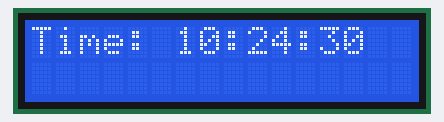
A sketch run on a simulated Arduino Uno, built with avr-gcc and run on an emulated ATmega328P. Shown: 16×2 character LCD. The local clock reads 2024-03-15 10:24:30 at power-on unless the sketch sets it.

Above: at 0.1 s.
At 5.1 s:
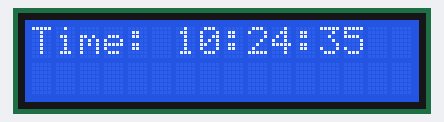
At 9.2 s:
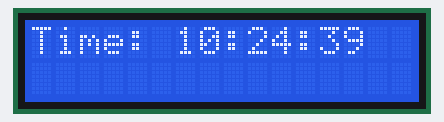
At 19.1 s:
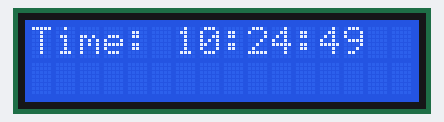
At 28.1 s:
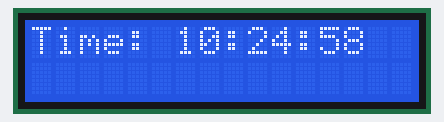
At 37.2 s:
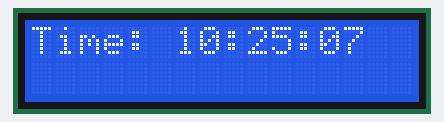

Measured:
- what the display in image 1 shows lasts 1.1 s, from 5.0 s to 6.1 s

The sketch:

Lab_14_cp1.ino
```cpp
  #include <Wire.h>
  #include <LiquidCrystal_I2C.h>
  #include <TimeLib.h>
  #include <DS1307RTC.h>

  LiquidCrystal_I2C lcd(0x27, 16, 2);
  tmElements_t tm;

  void print2digits(int num)
  {
    if (num < 10) lcd.print('0');
    lcd.print(num);
  }

  void setup()
  {
    Wire.begin();

    lcd.init();
    lcd.backlight();
    lcd.clear();
  }

  void loop()
  {
    if (RTC.read(tm))
    {
      lcd.setCursor(0, 0);
      lcd.print("Time: ");

      print2digits(tm.Hour);
      lcd.print(":");
      print2digits(tm.Minute);
      lcd.print(":");
      print2digits(tm.Second);
    }
    else
    {
      lcd.setCursor(0, 0);
      lcd.print("RTC Error       ");
    }

    delay(200);
  }
```
